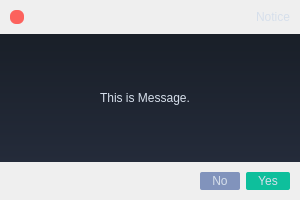
<?xml version="1.0" encoding="UTF-8"?>
<ui version="4.0">
 <class>BBConfirmationDialog</class>
 <widget class="QWidget" name="BBConfirmationDialog">
  <property name="geometry">
   <rect>
    <x>0</x>
    <y>0</y>
    <width>300</width>
    <height>200</height>
   </rect>
  </property>
  <property name="minimumSize">
   <size>
    <width>0</width>
    <height>0</height>
   </size>
  </property>
  <property name="maximumSize">
   <size>
    <width>16777215</width>
    <height>16777215</height>
   </size>
  </property>
  <property name="windowTitle">
   <string>Form</string>
  </property>
  <property name="styleSheet">
   <string notr="true">QDialog {
    background: rgb(14, 19, 25);
}

#labelTitle {
    color: #d6dfeb;
    font: 10pt &quot;Arial&quot;;
}

QPushButton {
    border: none;
    border-radius: 6px;
    color: #d6dfeb;
    font: 9pt &quot;Arial&quot;;
}

#buttonClose {
    background-color: rgb(252, 98, 93);
}

#buttonClose:pressed {
    background-color: rgb(239, 78, 73);
}

#bodyWidget {
    background: qlineargradient(x1: 0, y1: 0, x2: 0, y2: 1, stop: 0 #191f28, stop: 1 rgb(36, 43, 58));
}

#labelIcon {
    image: url(://resources/icons/notice.png);
}

#scrollAreaWidgetContents { /*The background color of the scroll area*/
    background: transparent;
}

QScrollArea { /*When both the horizontal and vertical scroll bars appear, the background color of the small square in the lower right corner*/
    background: transparent;
    border: none;
}

#labelMessage {
    color: #d6dfeb;
    font: 9pt &quot;Arial&quot;;
}

#buttonNo {
    border-radius: 2px;
    padding: 2px 12px;
    background: #8193bc;
}

#buttonNo:hover {
    background: #8c8193bc;
}

#buttonYes {
    border-radius: 2px;
    padding: 2px 12px;
    background: #0ebf9c;
}

#buttonYes:hover {
    background: #8c0ebf9c;
}</string>
  </property>
  <layout class="QVBoxLayout" name="mainLayout">
   <property name="spacing">
    <number>10</number>
   </property>
   <property name="leftMargin">
    <number>0</number>
   </property>
   <property name="topMargin">
    <number>10</number>
   </property>
   <property name="rightMargin">
    <number>0</number>
   </property>
   <property name="bottomMargin">
    <number>10</number>
   </property>
   <item alignment="Qt::AlignTop">
    <widget class="QWidget" name="topWidget">
     <layout class="QHBoxLayout" name="topWidgetLayout">
      <property name="leftMargin">
       <number>10</number>
      </property>
      <property name="topMargin">
       <number>0</number>
      </property>
      <property name="rightMargin">
       <number>10</number>
      </property>
      <property name="bottomMargin">
       <number>0</number>
      </property>
      <item alignment="Qt::AlignLeft">
       <widget class="QPushButton" name="buttonClose">
        <property name="minimumSize">
         <size>
          <width>14</width>
          <height>14</height>
         </size>
        </property>
        <property name="maximumSize">
         <size>
          <width>14</width>
          <height>14</height>
         </size>
        </property>
        <property name="text">
         <string/>
        </property>
       </widget>
      </item>
      <item alignment="Qt::AlignRight">
       <widget class="QLabel" name="labelTitle">
        <property name="text">
         <string>Notice</string>
        </property>
       </widget>
      </item>
     </layout>
    </widget>
   </item>
   <item>
    <widget class="QWidget" name="bodyWidget">
     <property name="sizePolicy">
      <sizepolicy hsizetype="Preferred" vsizetype="Preferred">
       <horstretch>1</horstretch>
       <verstretch>1</verstretch>
      </sizepolicy>
     </property>
     <layout class="QHBoxLayout" name="bodyWidgetLayout">
      <property name="spacing">
       <number>20</number>
      </property>
      <property name="leftMargin">
       <number>20</number>
      </property>
      <property name="topMargin">
       <number>10</number>
      </property>
      <property name="rightMargin">
       <number>20</number>
      </property>
      <property name="bottomMargin">
       <number>10</number>
      </property>
      <item>
       <widget class="QLabel" name="labelIcon">
        <property name="text">
         <string/>
        </property>
        <property name="sizePolicy">
         <sizepolicy hsizetype="Preferred" vsizetype="Preferred">
          <horstretch>1</horstretch>
          <verstretch>1</verstretch>
         </sizepolicy>
        </property>
       </widget>
      </item>
      <item>
       <widget class="QScrollArea" name="scrollArea">
        <property name="sizePolicy">
         <sizepolicy hsizetype="Preferred" vsizetype="Ignored">
          <horstretch>3</horstretch>
          <verstretch>1</verstretch>
         </sizepolicy>
        </property>
        <property name="widgetResizable">
         <bool>true</bool>
        </property>
        <property name="verticalScrollBarPolicy">
         <enum>Qt::ScrollBarAlwaysOff</enum>
        </property>
        <widget class="QWidget" name="scrollAreaWidgetContents">
         <layout class="QVBoxLayout" name="scrollAreaLayout">
          <property name="spacing">
           <number>0</number>
          </property>
          <property name="leftMargin">
           <number>0</number>
          </property>
          <property name="topMargin">
           <number>0</number>
          </property>
          <property name="rightMargin">
           <number>0</number>
          </property>
          <property name="bottomMargin">
           <number>0</number>
          </property>
          <item>
           <widget class="QLabel" name="labelMessage">
            <property name="text">
             <string>This is Message.</string>
            </property>
            <property name="wordWrap">
             <bool>true</bool>
            </property>
           </widget>
          </item>
         </layout>
        </widget>
       </widget>
      </item>
     </layout>
    </widget>
   </item>
   <item alignment="Qt::AlignBottom | Qt::AlignRight">
    <widget class="QWidget" name="bottomWidget">
     <layout class="QHBoxLayout" name="bottomWidgetLayout">
      <property name="leftMargin">
       <number>10</number>
      </property>
      <property name="topMargin">
       <number>0</number>
      </property>
      <property name="rightMargin">
       <number>10</number>
      </property>
      <property name="bottomMargin">
       <number>0</number>
      </property>
      <item>
       <widget class="QPushButton" name="buttonNo">
        <property name="text">
         <string>No</string>
        </property>
       </widget>
      </item>
      <item>
       <widget class="QPushButton" name="buttonYes">
        <property name="text">
         <string>Yes</string>
        </property>
       </widget>
      </item>
     </layout>
    </widget>
   </item>
  </layout>
 </widget>
 <connections>
  <connection>
   <sender>buttonClose</sender>
   <signal>clicked()</signal>
   <receiver>BBConfirmationDialog</receiver>
   <slot>reject()</slot>
  </connection>
  <connection>
   <sender>buttonNo</sender>
   <signal>clicked()</signal>
   <receiver>BBConfirmationDialog</receiver>
   <slot>reject()</slot>
  </connection>
  <connection>
   <sender>buttonYes</sender>
   <signal>clicked()</signal>
   <receiver>BBConfirmationDialog</receiver>
   <slot>accept()</slot>
  </connection>
 </connections>
</ui>
